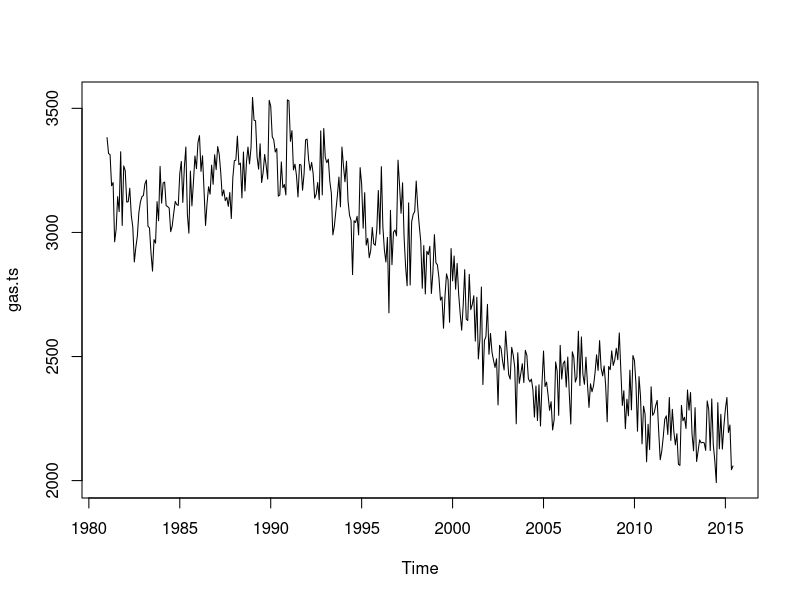
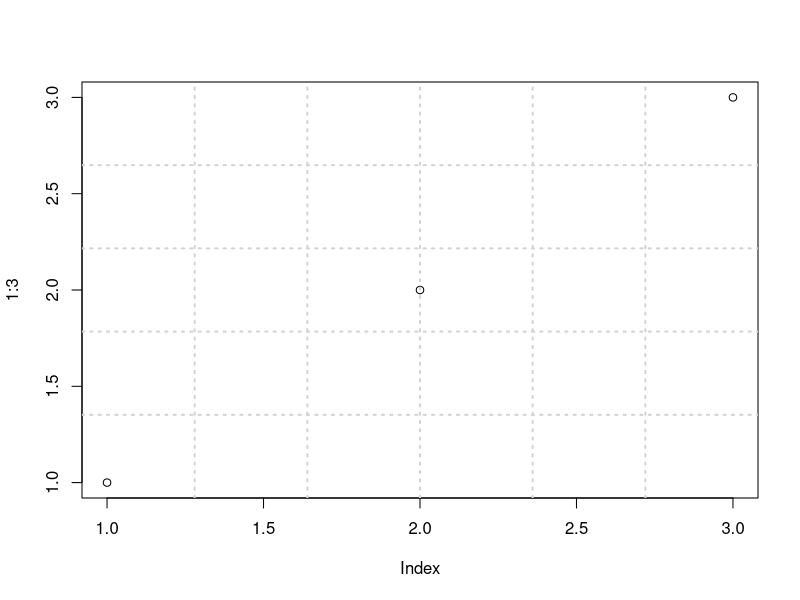
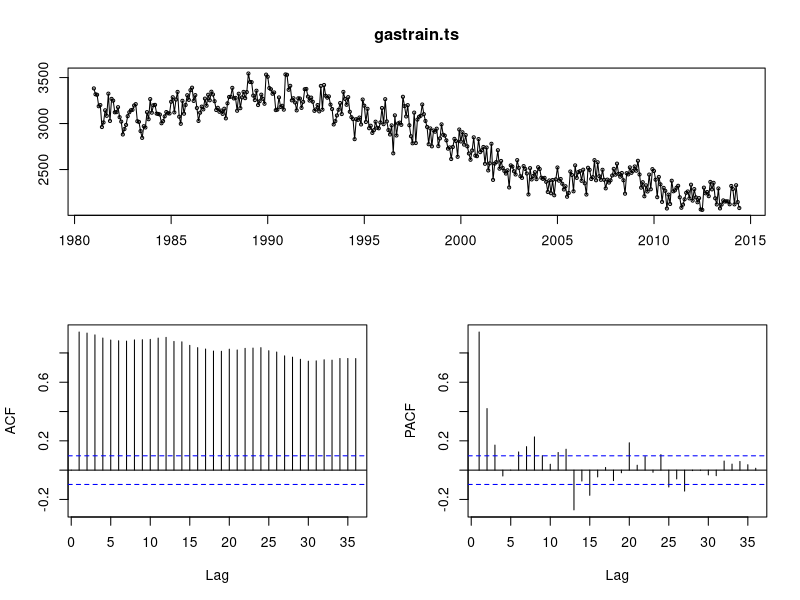
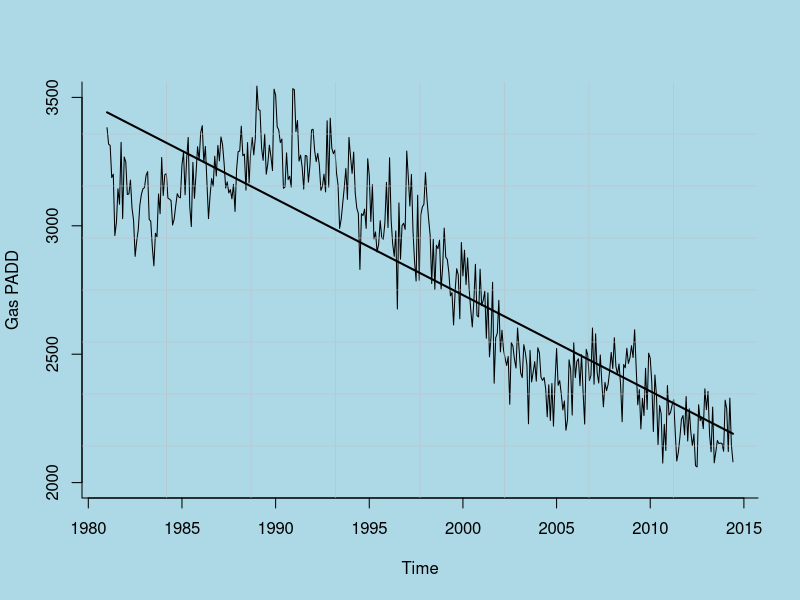
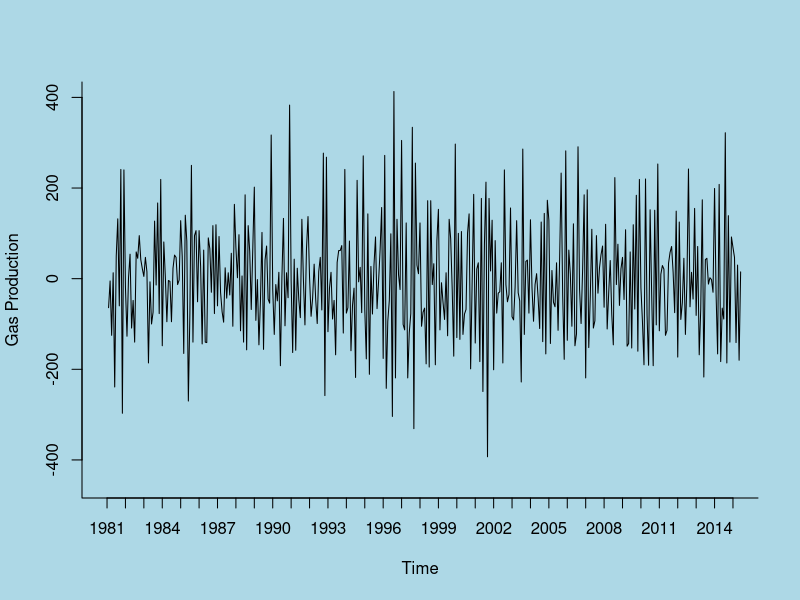
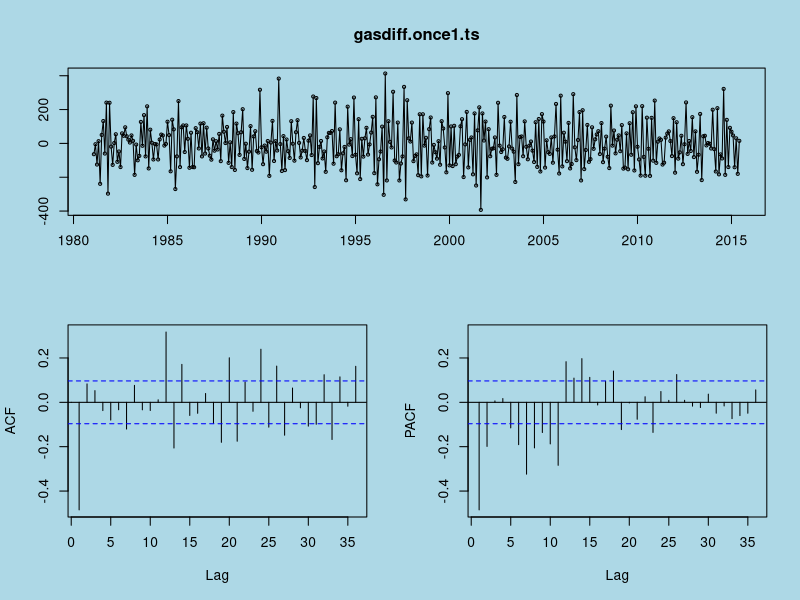
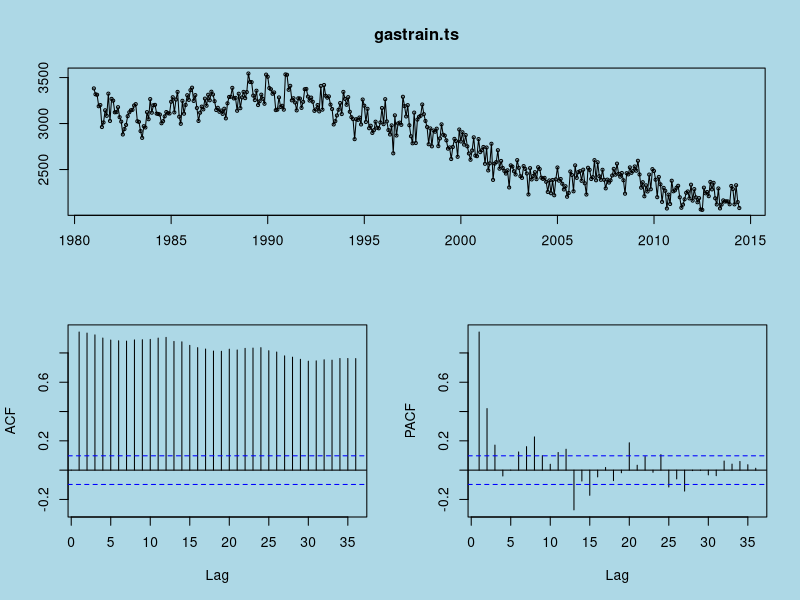
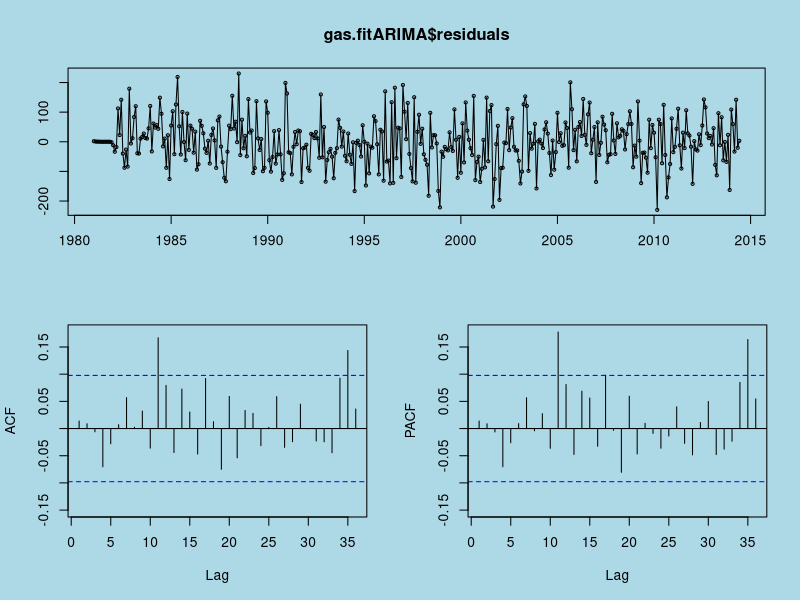

The R source for these figures, in order: (Note: this script raises an error after producing the figures.)
library("forecast")
library(MASS)
library(ggplot2)
library(zoo)
gas.data <-read.csv("./padd1_time_series.csv", skip = 4)#"ECPADD.csv")

gas.ts <-ts(gas.data$Series.ID..PET.MGFUPP12.M.Thousand.Barrels.per.Day,
            start = c(1981, 1), end = c(2015, 6),freq = 12)

plot(gas.ts)
?plot
?grid
plot(1:3)
grid(6, 5, lwd = 2)

nValid <-12
nTrain <- length(gas.ts)-nValid
gastrain.ts <- window(gas.ts, start = c(1981, 1), end = c(1981, nTrain))
gasvalid.ts <- window(gas.ts, start = c(1981, nTrain +1), end= c(1981, length(gas.ts)))
#___________



tsdisplay(gastrain.ts)

# #Regression Model
# ?lm
# 
# gas.reg <- lm(gas.data$East.Coast..PADD.1..Product.Supplied.of.Finished.Motor.Gasoline.Thousand.Barrels.per.Day ~ gas.data$September.11th + gas.data$Prius.Hatchback +gas.data$Gulf.War)
# 
# 
# ?stepAIC
# 
# plot(gas.reg)
# summary(gas.reg)





#Linear Model Exploration
gastrain.lm <- tslm(gastrain.ts ~trend)
par(bg= "lightblue")

plot(gastrain.ts, xlab = "Time", ylab = "Gas PADD", ylim = c(2000, 3500), bty = "l",lwd = 1 )
grid(8, 8, col = "grey", lwd= .5, lty = 1 )
lines(gastrain.lm$fitted, lwd=2)



summary(gastrain.lm)


#Differencing



#Put X value on this graph
gasdiff.once1.ts <- diff(gas.ts, lag = 1)
plot(gasdiff.once1.ts, ylim = c(-450, 400),  ylab = "Gas Production", xlab = "Time",
     bty = "l", xaxt = "n", xlim = c(1981,2015), main = "", lty = 1)
axis(1, at = seq(1981, 2015, 1), labels = format(seq(1981, 2015, 1)))

tsdisplay(gasdiff.once1.ts)
summary(gasdiff.once1.ts)
#Difference with lag 12 also


# Arima 
tsdisplay(gastrain.ts)
gas.fitARIMA <- arima(gastrain.ts, order = c(3,1,1), 
                  seasonal = list(order=c(0,1,1),period = 12),
                  include.mean=FALSE)

summary(gas.fitARIMA)
tsdisplay(gas.fitARIMA$residuals)
Box.test(residuals(gas.fitARIMA), lag=24, fitdf=1, type="Ljung-Box")

plot(gas.fitARIMA$residuals)
gas.residualARIMA <- arima.errors(gas.fitARIMA)
gas.residualARIMA
par(mfrow = c(1,2))
plot(gas.residualARIMA)
plot(gastrain.ts)

gastrain.ts

gas.resARIMA.fit <- arima(gas.residualARIMA, order = c(1,0,0))
summary(gas.resARIMA.fit)

gas.resARIMA.forecast <-forecast(gas.resARIMA.fit, level=c(80,95), h=12)
plot(gas.resARIMA.forecast)


gas.forecastARIMA <- forecast(gas.fitARIMA, level=c(80,95), h=nValid)
plot(gas.forecastARIMA)

#naiveforecast
gas.naive <- naive(gastrain.ts)
plot(gas.naive)
summary(gas.naive)
gas.naive.forecast <- forecast(gas.naive, level=c(80,95), h=nValid)
plot(gas.naive.forecast)

#Seasonal 
gas.snaive <- snaive(gastrain.ts)
plot(gas.snaive)
plot(gas.snaive$residuals)
summary(gas.snaive)
gas.snaive.forecast <- forecast(gas.snaive, level=c(80,95), h=nValid)
plot(gas.snaive.forecast)




# Autoarima

gas.fitSARIMA <-auto.arima(gastrain.ts)
summary(gas.fitSARIMA)

Box.test(residuals(gas.fitSARIMA), lag=24, fitdf=1, type="Ljung-Box")

gas.residualSARIMA <- arima.errors(gas.fitSARIMA)

tsdisplay(gas.fitSARIMA$residuals)


#Forecasting the ARIMA Models

gas.forecastSARIMA <- forecast(gas.fitSARIMA, level=c(80,95), h=nValid)
plot(gas.forecastSARIMA, grid(nx=NULL))




par(mfrow = c(1, 1))
hist(gas.forecastSARIMA$residuals, ylab = "Frequency", xlab = "Fit Error", bty = "l", main = "")
hist(gas.forecastARIMA$residuals, ylab = "Frequency", xlab = "Fit Error", bty = "l", main = "")

hist(gasvalid.ts - gas.forecastSARIMA$mean, ylab = "Frequency SARIMA", xlab = "Forecast Error", bty = "l", main = "")
hist(gasvalid.ts - gas.forecastARIMA$mean, ylab = "Frequency ARMIA", xlab = "Forecast Error", bty = "l", main = "")

#par(mfrow = c(2, 1))
#plot(gas.forecastSARIMA$mean)
#plot(gasvalid.ts)

par(mfrow = c(2, 1))
plot(gas.forecastARIMA$mean)
plot(gasvalid.ts)


par(mfrow = c(2, 1))
plot(gas.naive.forecast$mean)
plot(gasvalid.ts)


par(mfrow = c(2, 1))
plot(gas.snaive.forecast$mean)
plot(gasvalid.ts)


par(mfrow = c(2, 1))
plot(gas.forecastSARIMA$mean)
plot(gasvalid.ts)


accuracy(gas.forecastSARIMA$mean, gasvalid.ts)
accuracy(gas.forecastARIMA$mean, gasvalid.ts)
accuracy(gas.naive.forecast$mean, gasvalid.ts)
accuracy(gas.snaive.forecast$mean, gasvalid.ts)


# prepare residuals
gas.forecastSARIMA_residuals <- fortify(gas.forecastSARIMA$residuals)
gas.forecastSARIMA_residuals$model <- "sarima"
names(gas.forecastSARIMA_residuals) <- c("time","residual", "model")

gas.forecastARIMA_residuals <- fortify(gas.forecastARIMA$residuals)
gas.forecastARIMA_residuals$model <- "arima"
names(gas.forecastARIMA_residuals) <- c("time","residual","model")

gas.naive.forecast_residuals <- fortify(gas.naive.forecast$residuals)
gas.naive.forecast_residuals$model <- "naive"
names(gas.naive.forecast_residuals) <- c("time","residual","model")

gas.snaive.forecast_residuals <- fortify(gas.snaive.forecast$residuals)
gas.snaive.forecast_residuals$model <- "snaive"
names(gas.snaive.forecast_residuals) <- c("time","residual","model")

# Create list of all residuals to plot
residuals <- list(gas.forecastSARIMA_residuals, gas.forecastARIMA_residuals, 
                  gas.naive.forecast_residuals, gas.snaive.forecast_residuals)

residuals <- bind_rows( residuals )


lapply(dev.list(),dev.off)

# Plot Residuals

# Holt's Winter
#p <- ggplot(hw_residuals, aes(x = time, y = residual))
#p + geom_line(aes(colour = residual ), size = 1)



# ses and es optimization - https://github.com/karthik/wesanderson
pal <- wes_palette("Cavalcanti", type = "continuous")

p <- ggplot(residuals, aes(x = model, y = residual, fill = model))
p +  geom_boxplot() + scale_fill_manual(values = wes_palette("Royal1", 4)) +
  xlab("") +
  ggtitle("Model Comparison by Forecast Residuals")
